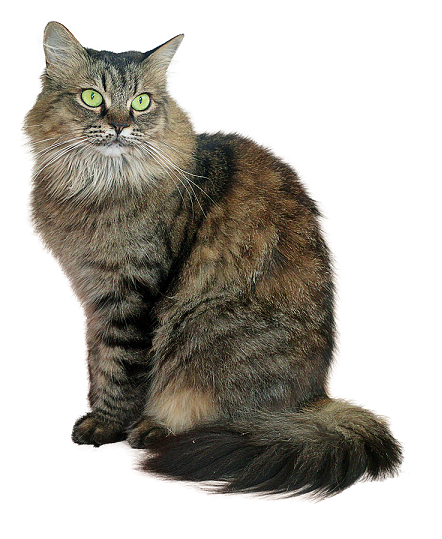
#> input picture AI_ML_OpenCV/2_OpenCV/1_Images/Images/cat1.png, 442 x 539 px
$ python flip.py
#> lines starting #> are read from the running program, lines starting #| are printed output that depends on the picture
from PIL import Image
catIm = Image.open('cat1.png') #Open the cat image
#> catIm is the input picture: PIL image 442x539 RGBA; mean R, G, B, A 181.6, 178.1, 171.3, 255
catIm.transpose(Image.FLIP_TOP_BOTTOM).save('vertical_flip.png')
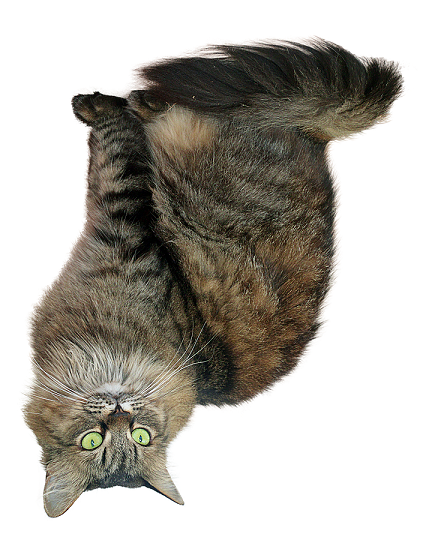
#> saved as vertical_flip.png: PIL image 442x539 RGBA; mean R, G, B, A 181.6, 178.1, 171.3, 255

$ run again, with AI_ML_OpenCV/2_OpenCV/1_Images/Images/autogui.png copied over AI_ML_OpenCV/2_OpenCV/1_Images/Images/cat1.png
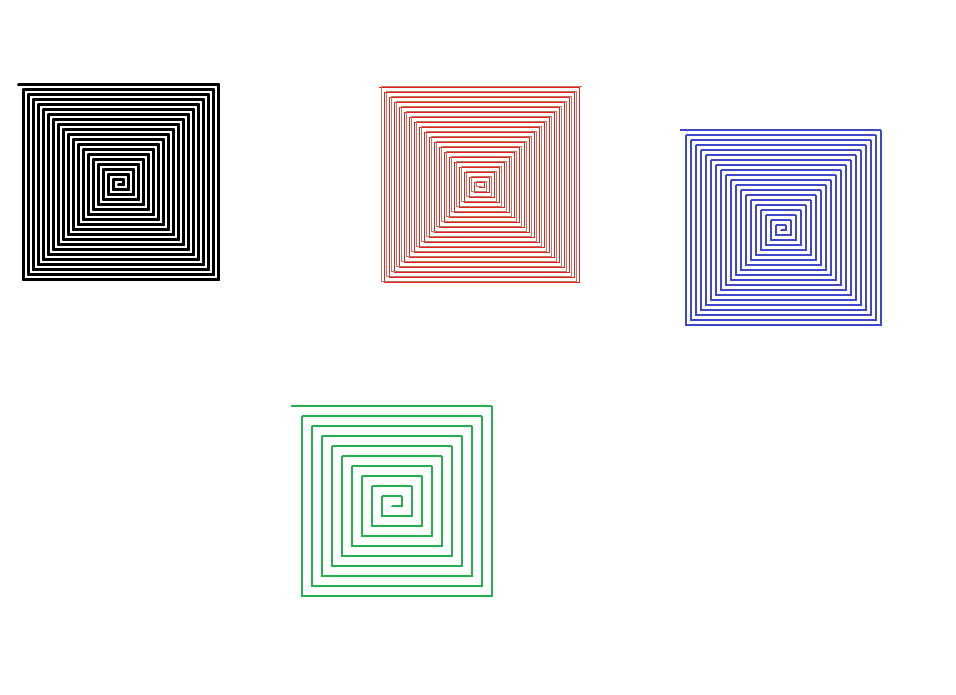
#> input picture AI_ML_OpenCV/2_OpenCV/1_Images/Images/autogui.png, 956 x 695 px
#> catIm is the input picture: PIL image 956x695 RGB; mean R, G, B 237.5, 236.1, 237.8
#> `catIm.transpose(Image.FLIP_TOP_BOTTOM).save('vertical_flip.png')`:
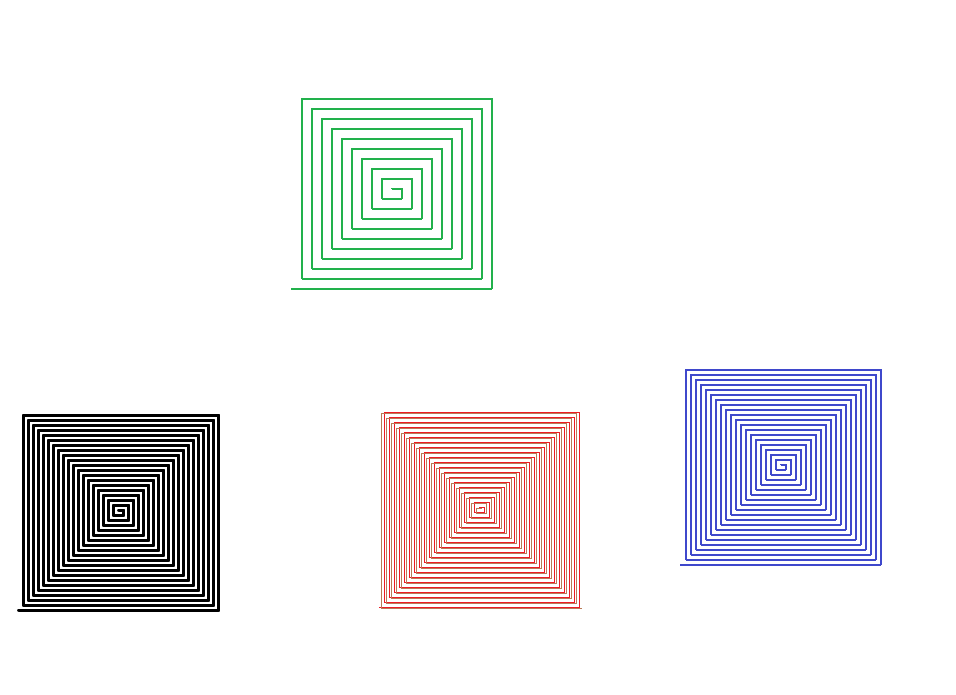
#> saved as vertical_flip.png: PIL image 956x695 RGB; mean R, G, B 237.5, 236.1, 237.8

$ run again, with AI_ML_OpenCV/2_OpenCV/1_Images/Images/hearts.png copied over AI_ML_OpenCV/2_OpenCV/1_Images/Images/cat1.png
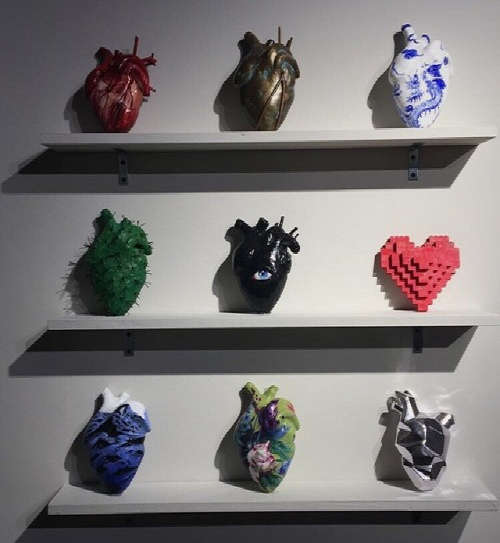
#> input picture AI_ML_OpenCV/2_OpenCV/1_Images/Images/hearts.png, 500 x 543 px
#> catIm is the input picture: PIL image 500x543 RGBA; mean R, G, B, A 122.7, 119.2, 119.2, 255
#> `catIm.transpose(Image.FLIP_TOP_BOTTOM).save('vertical_flip.png')`:
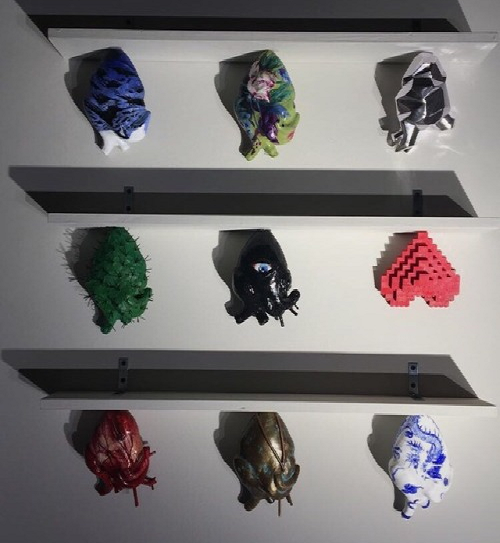
#> saved as vertical_flip.png: PIL image 500x543 RGBA; mean R, G, B, A 122.7, 119.2, 119.2, 255

$ run again, with AI_ML_OpenCV/2_OpenCV/1_Images/Images/horizontal_flip.png copied over AI_ML_OpenCV/2_OpenCV/1_Images/Images/cat1.png
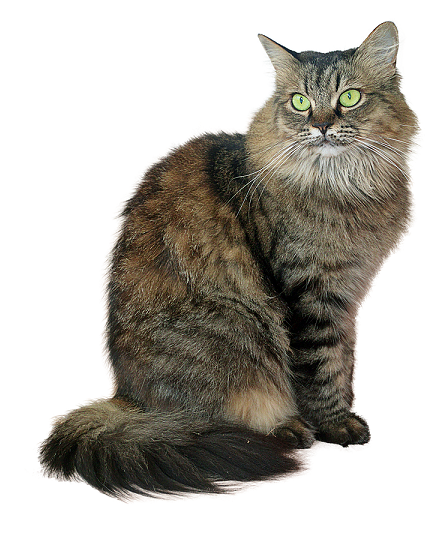
#> input picture AI_ML_OpenCV/2_OpenCV/1_Images/Images/horizontal_flip.png, 442 x 539 px
#> catIm is the input picture: PIL image 442x539 RGBA; mean R, G, B, A 181.6, 178.1, 171.3, 255
#> `catIm.transpose(Image.FLIP_TOP_BOTTOM).save('vertical_flip.png')`:
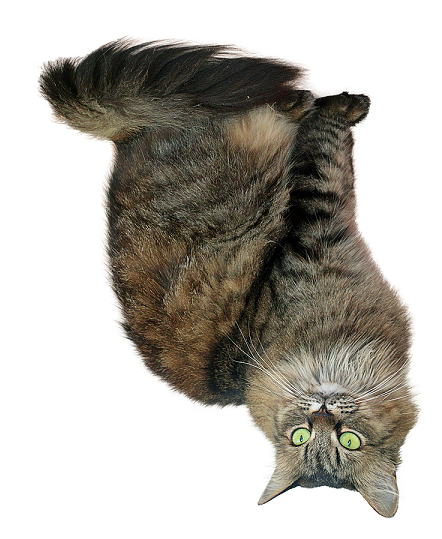
#> saved as vertical_flip.png: PIL image 442x539 RGBA; mean R, G, B, A 181.6, 178.1, 171.3, 255
